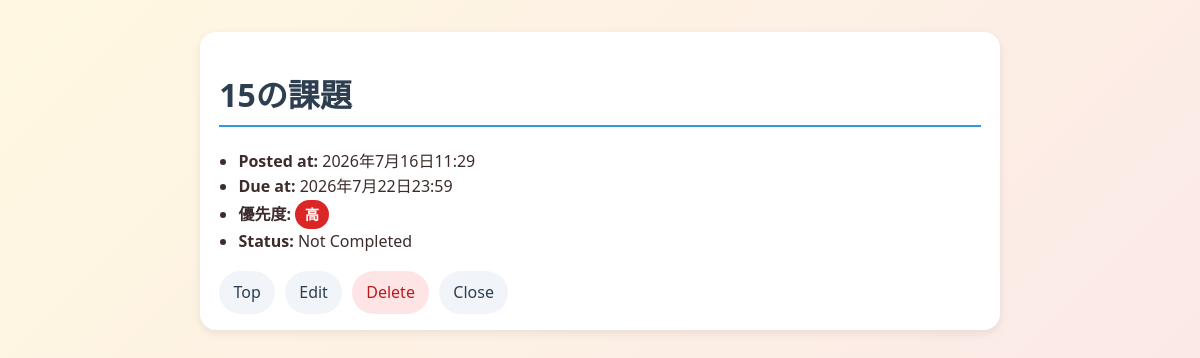
Page /2/ on the committed database.
### todo/models.py (models this page shows, shortened)
class Task(models.Model):
    PRIORITY_CHOICES = [
        ('high', '高'),
        ('medium', '中'),
        ('low', '低'),
    ]
    title = models.CharField(max_length=100)
    completed = models.BooleanField(default=False)
    posted_at = models.DateTimeField(default=timezone.now)
    due_at = models.DateTimeField(null=True, blank=True)
    priority = models.CharField(
        max_length=10,
        choices=PRIORITY_CHOICES,
        default='medium',
    )

### todo/views.py (the view)
# urls.py: path("<int:task_id>/", todo_views.detail, name="detail"),
def detail(request, task_id):
    try:
        task = Task.objects.get(pk=task_id)
    except Task.DoesNotExist:
        raise Http404("Task does not exist")
    context = {
        'task': task,
    }
    return render(request, 'todo/detail.html', context)

### todo/templates/todo/detail.html (shortened to what this page needs)
{% load static %}
<!DOCTYPE html>
<html lang="ja">
  <head>
    <link rel="stylesheet" href="{% static 'todo/style.css' %}">
  </head>
  <body>
    <div class="detail-card">
      <h1>{{ task.title }}</h1>
      <ul class="task-info">
        <li><strong>Posted at:</strong> {{ task.posted_at }}</li>
        {% if task.due_at %}
        <li><strong>Due at:</strong> {{ task.due_at }}</li>
        {% endif %}
        <li><strong>優先度:</strong> <span class="priority-badge priority-{{ task.priority }}">{{ task.get_priority_display }}</span></li>
        {% if task.completed %}
        <li><strong>Status:</strong> Completed</li>
        {% else %}
        <li><strong>Status:</strong> Not Completed</li>
        {% endif %}
      </ul>
      <div class="action-links">
        <a href="{% url 'index' %}" class="action-btn">Top</a>
        <a href="{% url 'update' task.id %}" class="action-btn">Edit</a>
        <a href="{% url 'delete' task.id %}" class="action-btn danger">Delete</a>
        <a href="{% url 'close' task.id %}" class="action-btn">Close</a>
      </div>
    </div>
  </body>
</html>

### todo/static/todo/style.css (style rules this page uses)
body { font-family: 'Segoe UI', 'Hiragino Sans', 'Yu Gothic', sans-serif; margin: 2rem auto; max-width: 800px; padding: 0 1rem; background: linear-gradient(135deg, #fff8e1 0%, #fbe9e7 100%); color: #3d2c2c; line-height: 1.6; }
h1, h2 { font-family: 'Trebuchet MS', 'Arial Rounded MT Bold', 'Segoe UI', sans-serif; color: #2c3e50; }
h1 { border-bottom: 2px solid #3498db; padding-bottom: 0.3rem; }
.text, .detail-card { background: white; padding: 1rem 1.2rem; margin-top: 1rem; border-radius: 16px; box-shadow: 0 3px 10px rgba(0, 0, 0, 0.08); }
.task-info { padding-left: 1.2rem; line-height: 1.6; }
.action-links { display: flex; flex-wrap: wrap; gap: 0.6rem; margin-top: 1rem; }
.action-btn { display: inline-block; padding: 0.55rem 0.9rem; border-radius: 999px; background-color: #f1f5f9; color: #2c3e50; text-decoration: none; }
.action-btn.danger { background-color: #ffe4e6; color: #b91c1c; }
a { color: #2980b9; text-decoration: none; }
.priority-badge { display: inline-block; padding: 0.2rem 0.6rem; border-radius: 999px; font-size: 0.9rem; font-weight: 600; color: white; }
.priority-high { background-color: #dc2626; }

### rows in the picture
Task: title "15の課題", posted_at "2026年7月16日11:29", due_at "2026年7月22日23:59", priority "高"
